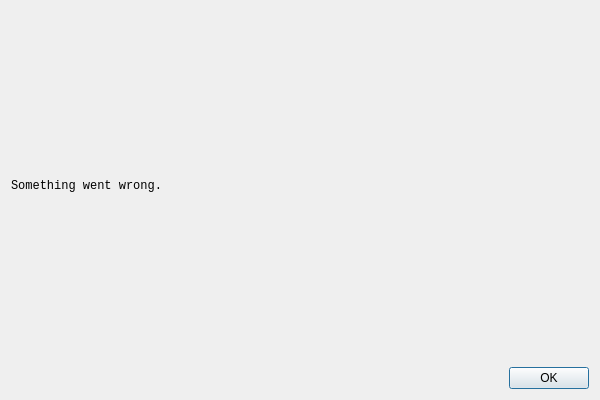
<?xml version="1.0" encoding="UTF-8"?>
<ui version="4.0">
 <class>Dialog</class>
 <widget class="QDialog" name="Dialog">
  <property name="geometry">
   <rect>
    <x>0</x>
    <y>0</y>
    <width>600</width>
    <height>400</height>
   </rect>
  </property>
  <property name="minimumSize">
   <size>
    <width>600</width>
    <height>400</height>
   </size>
  </property>
  <property name="maximumSize">
   <size>
    <width>600</width>
    <height>400</height>
   </size>
  </property>
  <property name="windowTitle">
   <string>Scoreboard</string>
  </property>
  <property name="windowIcon">
   <iconset>
    <normaloff>icons/BeeWindow.png</normaloff>icons/BeeWindow.png</iconset>
  </property>
  <layout class="QGridLayout" name="gridLayout">
   <item row="0" column="0">
    <widget class="QLabel" name="scoreText">
     <property name="font">
      <font>
       <family>Consolas</family>
       <pointsize>9</pointsize>
      </font>
     </property>
     <property name="text">
      <string>Something went wrong.</string>
     </property>
     <property name="textFormat">
      <enum>Qt::AutoText</enum>
     </property>
     <property name="wordWrap">
      <bool>true</bool>
     </property>
    </widget>
   </item>
   <item row="1" column="0">
    <widget class="QDialogButtonBox" name="buttonBox">
     <property name="font">
      <font>
       <family>MS Shell Dlg 2</family>
      </font>
     </property>
     <property name="orientation">
      <enum>Qt::Horizontal</enum>
     </property>
     <property name="standardButtons">
      <set>QDialogButtonBox::Ok</set>
     </property>
    </widget>
   </item>
  </layout>
 </widget>
 <resources/>
 <connections>
  <connection>
   <sender>buttonBox</sender>
   <signal>accepted()</signal>
   <receiver>Dialog</receiver>
   <slot>accept()</slot>
   <hints>
    <hint type="sourcelabel">
     <x>259</x>
     <y>288</y>
    </hint>
    <hint type="destinationlabel">
     <x>157</x>
     <y>274</y>
    </hint>
   </hints>
  </connection>
  <connection>
   <sender>buttonBox</sender>
   <signal>rejected()</signal>
   <receiver>Dialog</receiver>
   <slot>reject()</slot>
   <hints>
    <hint type="sourcelabel">
     <x>327</x>
     <y>288</y>
    </hint>
    <hint type="destinationlabel">
     <x>286</x>
     <y>274</y>
    </hint>
   </hints>
  </connection>
 </connections>
</ui>
